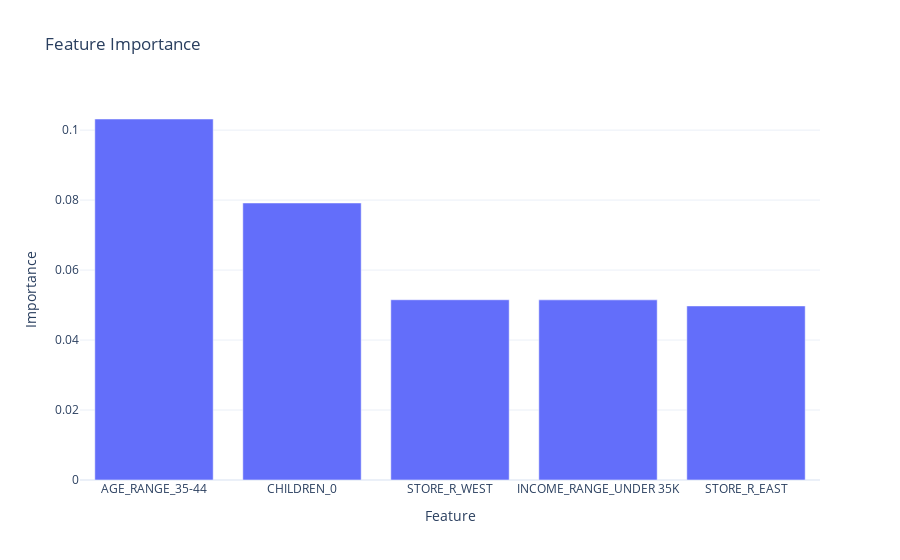

Here is the notebook cell this chart was saved with:
### Code cell
import plotly.graph_objects as go

# Extracting labels and values
labels, values = zip(*sorted_features[:5])

# Creating the bar plot
fig = go.Figure(go.Bar(x=labels, y=values))
fig.update_layout(
    title='Feature Importance',
    xaxis_title='Feature',
    yaxis_title='Importance',
    template='plotly_white'
)
fig.write_html("plots/features.html")
fig.show()

### Figure 1 — Plotly figure (JSON) as saved in the notebook; plotly's stock layout.template omitted (floating-point values rounded to 4 significant figures)
{"data": [{"type": "bar", "x": ["AGE_RANGE_35-44", "CHILDREN_0", "STORE_R_WEST", "INCOME_RANGE_UNDER 35K", "STORE_R_EAST"], "y": [0.1032, 0.07917, 0.05152, 0.05149, 0.04975]}], "layout": {"title": {"text": "Feature Importance"}, "xaxis": {"title": {"text": "Feature"}}, "yaxis": {"title": {"text": "Importance"}}}}
